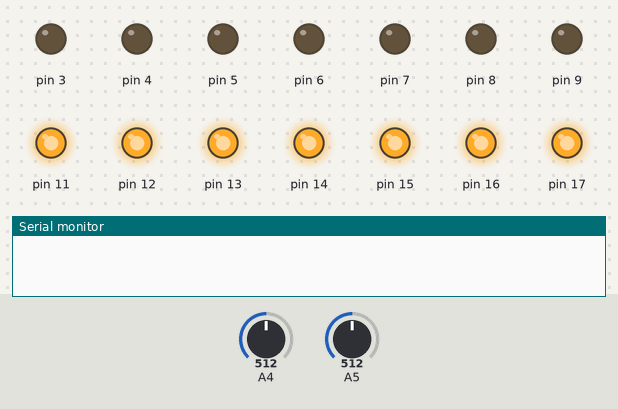
The sketch below on a simulated Arduino Uno, built with avr-gcc and run on an emulated ATmega328P. On the bench: output pins drawn as LEDs (lit = HIGH), the last lines printed to the serial monitor. Inputs (shaded band) come from the test bench; at power-on: A4 = 512, A5 = 512. Pins used as bus, display or sensor lines are not drawn.

Above: at 1.2 s.
1.3 s: A4 set to 740
2.8 s: A4 set to 766
At 2.9 s:
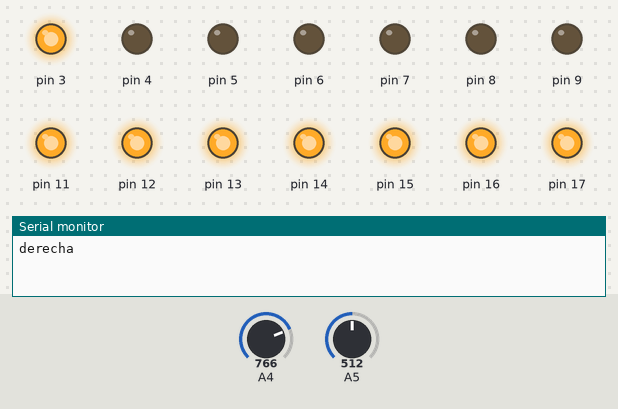
At 3.3 s:
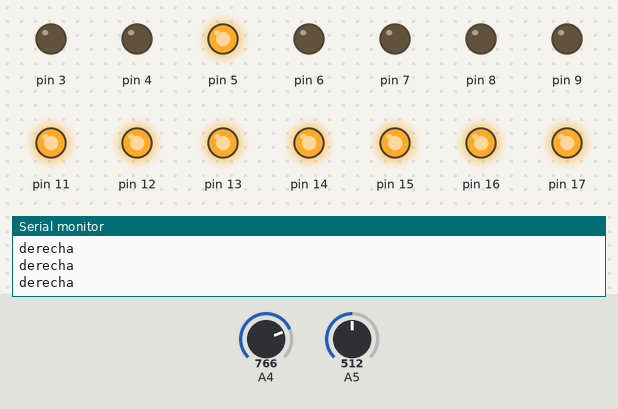
5.8 s: A5 set to 230
At 5.99 s:
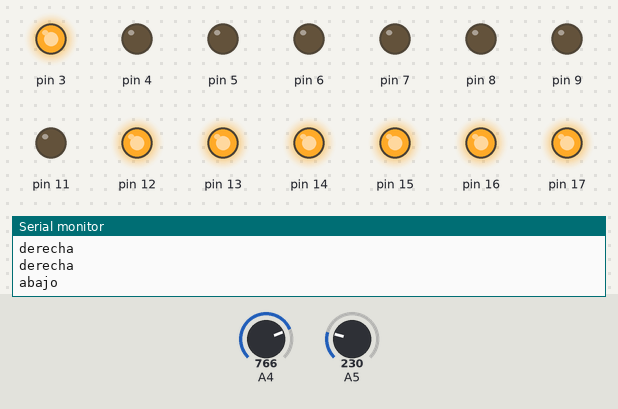
8.8 s: A5 set to 306
11.8 s: A5 set to 282
14.8 s: A5 set to 248
At 15.04 s:
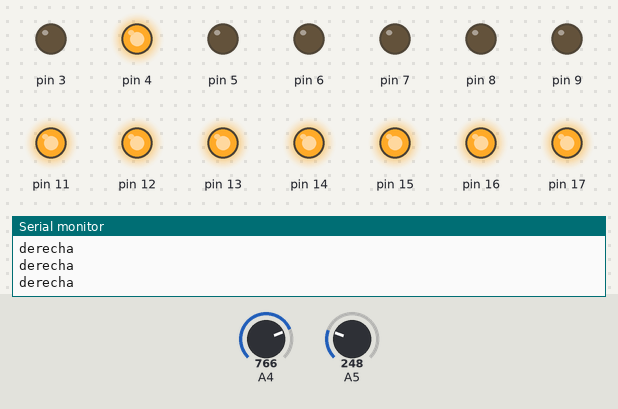
Timing chart, 0 to 18.8 s (numbered marks = the images above; inputs shaded):
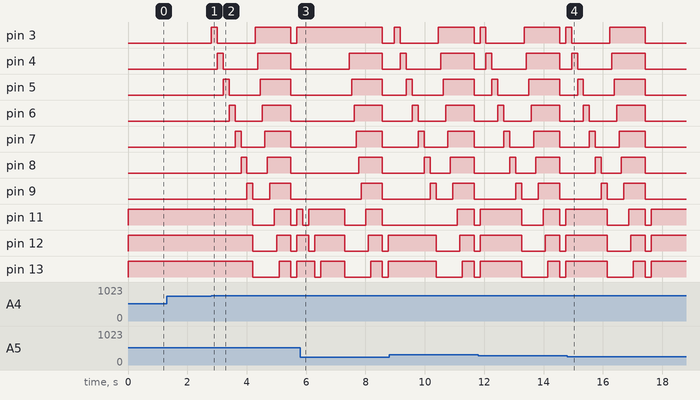

The sketch:

SnakeGame.ino
```cpp
int fila = 10;
int col = 2;
int X;
int Y;
int direccion;

//      2  3  4  5  6  7  8  9
//  10  x
//  11     x
//  12        x
//  13           x
//  14              x
//  15                 x
//  16                    x
//  17                       x

int vel = 200;

void setup() {
  Serial.begin(9600);
  for (int j=2; j<18; j++){
    pinMode(j, OUTPUT);
  }
}


void restart(){
  col = 2;
  fila = 10;
  direccion = 0;
}

void gameOver(){
  for (int i=10; i<18; i++){
    digitalWrite(i, LOW);
  }
  for (int j=2; j<18; j++){
    digitalWrite(j, HIGH);
    delay(80);
  }
  for (int i=10; i<18; i++){
    digitalWrite(i, HIGH);
  }
  for (int j=2; j<18; j++){
    digitalWrite(j, LOW);
  }
}

void derecha(int c, int f){
  digitalWrite(f, LOW);
  digitalWrite(col+1, HIGH);
  digitalWrite(col, LOW);
  if(col<9){
    col = col+1;
  }else {
    gameOver();
    restart();
  }
}
void izquierda(int c, int f){
  digitalWrite(f, LOW);
  digitalWrite(col-1, HIGH);
  digitalWrite(col, LOW);
  if(col>2){
    col = col-1;
  }else {
    gameOver();
    restart();
  }
}
void arriba(int c, int f){
  digitalWrite(c, HIGH);
  digitalWrite(fila-1, LOW);
  digitalWrite(fila, HIGH);
  if(fila>10){
    fila = fila-1;
  }else {
    gameOver();
    restart();
  }
}
void abajo(int c, int f){
  digitalWrite(c, HIGH);
  digitalWrite(fila+1, LOW);
  digitalWrite(fila, HIGH);
  if(fila<17){
    fila = fila+1;
  }else {
    gameOver();
    restart();
  }
}

void loop() {
  X = analogRead(A4);
  Y = analogRead(A5);

  int x2 = abs(map(X, 0, 1023, -100, 100));
  int y2 = abs(map(Y, 0, 1023, -100, 100));

  if (x2>y2){
    if(X>=0 && X<240){
      direccion = 3;  // izquierda
      Serial.println("izquierda");
    } else if(X>750 && X<=1023){
      direccion = 1;  // derecha
      Serial.println("derecha");
    }
  } else {
    if(Y>=0 && Y<240){
      direccion = 4;  // abajo
      Serial.println("abajo");
    } else if(Y>750 && Y<=1023){
      direccion = 2;  // arriba
      Serial.println("arriba");
    }
  }

  for (int i=2; i<10; i++){
    digitalWrite(i, LOW);
  }
  for (int i=10; i<18; i++){
    digitalWrite(i, HIGH);
  }

  if (direccion == 1){
    derecha(col, fila);
  } else if (direccion == 3){
    izquierda(col, fila);
  } else if (direccion == 2){
    arriba(col, fila);
  } else if (direccion == 4){
    abajo(col, fila);
  }
  delay(vel);

}
```

Measured:
- the behaviour switches between 750 and 751 on A4 (found by bisection; images 0 and 1)
- after the input at 1.3 s, every drawn part: stays the same
- after the input at 2.8 s, pin 3: goes HIGH 0.20 s, LOW 1.3 s, HIGH 1.2 s, LOW 0.20 s, then HIGH, starting at once; pin 4: LOW → HIGH after 0.21 s, → LOW 0.20 s later, → HIGH 1.2 s later, → LOW 1.1 s later
- after the input at 14.8 s, pin 3–7: goes on until 17.4 s, then stays LOW
